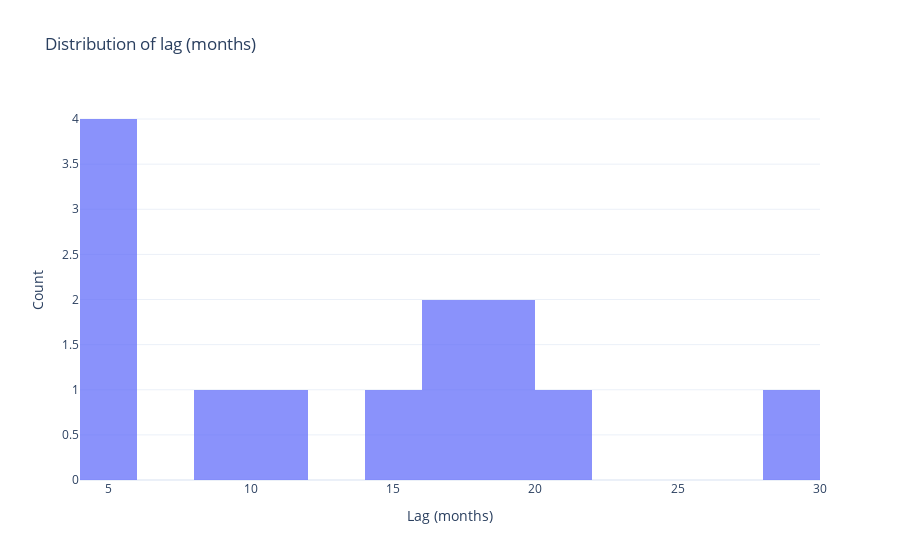

Notebook cell for this chart:
### Code cell
fig = go.Figure()
fig.add_trace(go.Histogram(x=all_lags, nbinsx=20, opacity=0.75))
fig.update_layout(
    title='Distribution of lag (months)',
    xaxis_title='Lag (months)',
    yaxis_title='Count',
    template='plotly_white',
)
fig.show()

### Figure 1 — Plotly figure (JSON) as saved in the notebook; plotly's stock layout.template omitted (floating-point values rounded to 4 significant figures)
{"data": [{"nbinsx": 20, "opacity": 0.75, "type": "histogram", "x": [28.27, 14.56, 16.57, 18.97, 16.31, 4.636, 4.767, 10.16, 9.271, 5.918, 20.45, 18.21, 5.589]}], "layout": {"title": {"text": "Distribution of lag (months)"}, "xaxis": {"title": {"text": "Lag (months)"}}, "yaxis": {"title": {"text": "Count"}}}}
